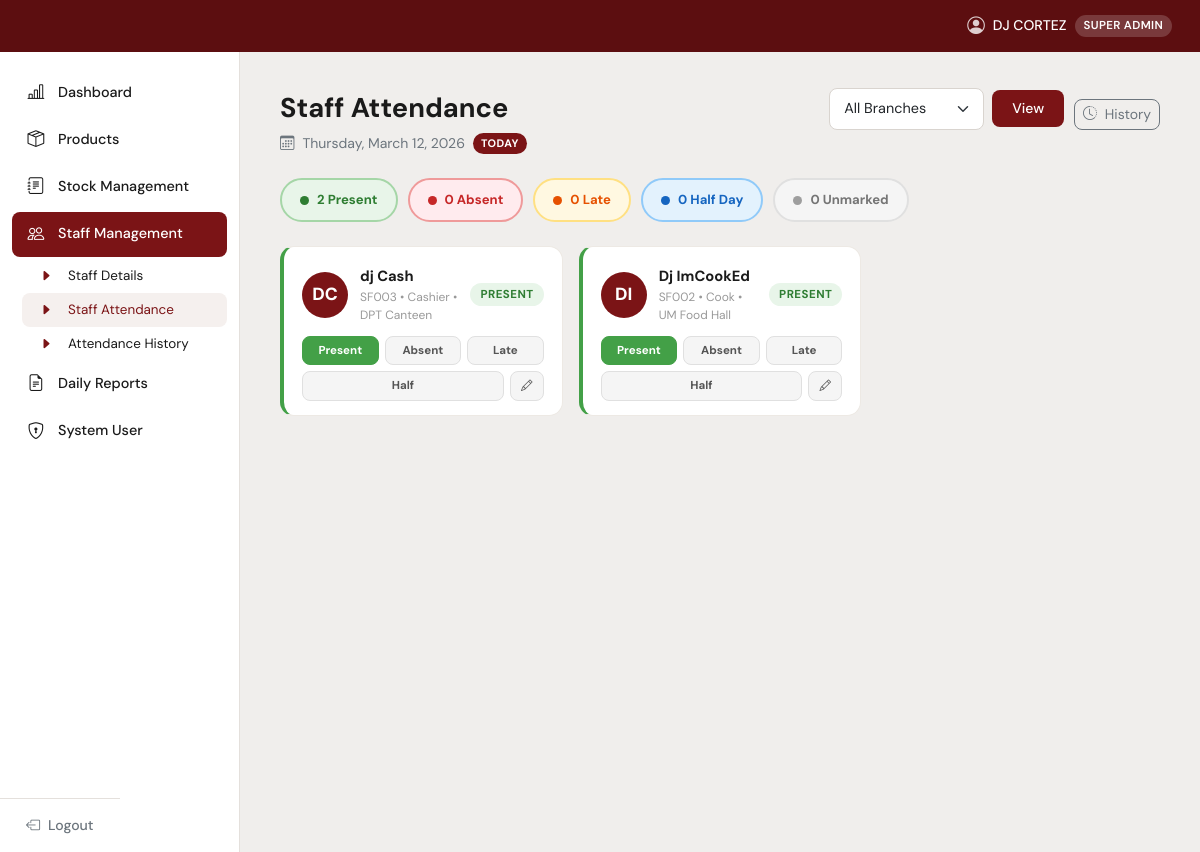
The page /staff_attendance.php (signed in) on the database its author committed.
### tables this page shows
CREATE TABLE `staff` (
  `id` int(11) NOT NULL,
  `staff_id` varchar(20) NOT NULL,
  `full_name` varchar(150) NOT NULL,
  `role` enum('Cashier','Manager','Cook','Helper') DEFAULT 'Cashier',
  `branch_id` int(11) DEFAULT NULL,
  `status` enum('Active','Inactive') DEFAULT 'Active',
  `email` varchar(150) DEFAULT NULL,
  `phone` varchar(20) DEFAULT NULL,
  `created_at` timestamp NOT NULL DEFAULT current_timestamp()
);

CREATE TABLE `branches` (
  `id` int(11) NOT NULL,
  `name` varchar(100) NOT NULL,
  `code` varchar(20) NOT NULL,
  `address` varchar(255) DEFAULT NULL
);

CREATE TABLE `attendance` (
  `id` int(11) NOT NULL,
  `staff_id` int(11) NOT NULL,
  `date` date NOT NULL,
  `time_in` time DEFAULT NULL,
  `time_out` time DEFAULT NULL,
  `status` enum('Present','Absent','Late','Half Day') DEFAULT 'Present',
  `notes` varchar(255) DEFAULT NULL,
  `recorded_by` int(11) DEFAULT NULL,
  `created_at` timestamp NOT NULL DEFAULT current_timestamp()
);

### includes/config.php (called while the page is built, shortened)
<?php
function userRole() {
    return $_SESSION['role'] ?? '';
}
function hasRole(string $min_role): bool {
    $levels = ['staff' => 1, 'admin' => 2, 'super_admin' => 3];
    $current = $levels[userRole()] ?? 0;
    $required = $levels[$min_role] ?? 99;
    return $current >= $required;
}
function sanitize($data) {
    return htmlspecialchars(strip_tags(trim($data)));
}
?>

### staff_attendance.php (the view, shortened to what this page needs)
<?php
require_once 'includes/config.php';
$db = getDB();
$db->query("SET time_zone = '+08:00'");
$db->query("CREATE TABLE IF NOT EXISTS attendance (
    id INT AUTO_INCREMENT PRIMARY KEY,
    staff_id INT NOT NULL,
    date DATE NOT NULL,
    time_in TIME, time_out TIME,
    status ENUM('Present','Absent','Late','Half Day') DEFAULT 'Present',
    notes VARCHAR(255), recorded_by INT,
    created_at TIMESTAMP DEFAULT CURRENT_TIMESTAMP,
    UNIQUE KEY unique_attendance (staff_id, date),
    FOREIGN KEY (staff_id) REFERENCES staff(id) ON DELETE CASCADE
)");
$today         = date('Y-m-d');
$date_view     = sanitize($_GET['date'] ?? $today);
$is_admin      = hasRole('admin') || hasRole('super_admin');
$my_staff = null;
if ($is_admin) {
    $where = "WHERE 1";
    $staff_list = $db->query("SELECT s.id, s.staff_id as sid, s.full_name, s.role as job_role,
        b.name as branch_name,
        a.status as att_status, a.time_in, a.time_out, a.notes
        FROM staff s
        LEFT JOIN branches b ON b.id=s.branch_id
        LEFT JOIN attendance a ON a.staff_id=s.id AND a.date='$date_view'
        $where ORDER BY s.full_name")->fetch_all(MYSQLI_ASSOC);
}
$count_present  = count(array_filter($staff_list, fn($s) => $s['att_status'] === 'Present'));
$count_absent   = count(array_filter($staff_list, fn($s) => $s['att_status'] === 'Absent'));
$count_late     = count(array_filter($staff_list, fn($s) => $s['att_status'] === 'Late'));
$count_half     = count(array_filter($staff_list, fn($s) => $s['att_status'] === 'Half Day'));
$count_unmarked = count($staff_list) - $count_present - $count_absent - $count_late - $count_half;
include 'includes/header.php';
?>
<div style="display:flex;align-items:flex-start;justify-content:space-between;flex-wrap:wrap;gap:16px;margin-bottom:24px;">
    <div>
        <div class="page-title">Staff Attendance</div>
        <div class="page-subtitle" style="display:flex;align-items:center;gap:8px;">
            <i class="bi bi-calendar3" style="font-size:.9rem;"></i>
            <?= date('l, F j, Y', strtotime($is_admin ? $date_view : $today)) ?>
            <?php if (($is_admin ? $date_view : $today) === $today): ?>
            <span style="background:var(--maroon);color:#fff;font-size:.68rem;font-weight:700;
                         padding:2px 8px;border-radius:20px;letter-spacing:.04em;">TODAY</span>
            <?php endif; ?>
        </div>
    </div>
    <?php if ($is_admin): ?>
    <div style="display:flex;gap:10px;align-items:flex-end;flex-wrap:wrap;">
        <form method="GET" style="display:flex;gap:8px;align-items:center;flex-wrap:wrap;">
            <select name="branch" class="form-select form-select-sm" style="width:155px;">
                <option value="">All Branches</option>
            </select>
            <button class="btn btn-maroon btn-sm">View</button>
        </form>
        <a href="attendance_history.php" class="btn btn-outline-secondary btn-sm" style="border-radius:8px;">
            <i class="bi bi-clock-history me-1"></i> History
        </a>
    </div>
    <?php else: ?>
    <a href="attendance_history.php" class="btn btn-outline-secondary btn-sm" style="border-radius:8px;">
        <i class="bi bi-clock-history me-1"></i> My History
    </a>
    <?php endif; ?>
</div>
<?php if (!$is_admin): ?>
<?php if (!$my_staff): ?>
<div class="c-card p-5 text-center text-muted">
    <i class="bi bi-person-x" style="font-size:2rem;display:block;margin-bottom:12px;"></i>
    No staff profile linked to your account. Please contact an admin.
</div>
<?php else:
    $s   = $staff_list[0] ?? null;
    $ast = $s['att_status'] ?? null;
    $has_in  = !empty($s['time_in']);
    $has_out = !empty($s['time_out']);
    $initials = substr(implode('', array_map(fn($w) => strtoupper($w[0]),
                array_filter(explode(' ', $my_staff['full_name'])))), 0, 2);
    $badge_cls = match($ast) {
        'Present'  => 'badge-present',
        'Absent'   => 'badge-absent',
        'Late'     => 'badge-late',
        'Half Day' => 'badge-half',
        default    => 'badge-none',
    };
?>
<div class="self-card">
    <div class="self-avatar"><?= htmlspecialchars($initials) ?></div>
    <div style="text-align:center;font-size:1.15rem;font-weight:700;margin-bottom:2px;">
        <?= htmlspecialchars($my_staff['full_name']) ?>
    </div>
    <div style="text-align:center;color:#999;font-size:.8rem;margin-bottom:20px;">
        <?= htmlspecialchars($my_staff['sid']) ?> &bull; <?= htmlspecialchars($my_staff['job_role']) ?>
    </div>
    <div class="self-time-display" id="liveClock">--:--:--</div>
    <div class="self-date"><?= date('l, F j, Y') ?></div>
    <div style="text-align:center;margin-bottom:20px;">
        <span class="att-badge <?= $badge_cls ?>" style="font-size:.82rem;padding:5px 16px;">
            <?= $ast ?: 'Not yet marked' ?>
        </span>
        <?php if ($has_in || $has_out): ?>
        <div style="display:flex;justify-content:center;gap:8px;margin-top:10px;flex-wrap:wrap;">
            <?php if ($has_in): ?>
            <span class="time-chip">
                <i class="bi bi-box-arrow-in-right"></i>
                Checked in: <?= date('h:i A', strtotime($s['time_in'])) ?>
            </span>
            <?php endif; ?>
            <?php if ($has_out): ?>
            <span class="time-chip">
                <i class="bi bi-box-arrow-right"></i>
                Checked out: <?= date('h:i A', strtotime($s['time_out'])) ?>
            </span>
            <?php endif; ?>
        </div>
        <?php endif; ?>
    </div>
    <div style="display:flex;flex-direction:column;gap:10px;">
        <form method="POST">
            <input type="hidden" name="action" value="self_checkin">
            <button type="submit" class="checkin-btn btn-in"
                    <?= $has_in ? 'disabled' : '' ?>>
                <i class="bi bi-box-arrow-in-right"></i>
                <?= $has_in ? 'Already Checked In (' . date('h:i A', strtotime($s['time_in'])) . ')' : 'Check In Now' ?>
            </button>
        </form>
        <form method="POST">
            <input type="hidden" name="action" value="self_checkout">
            <button type="submit" class="checkin-btn btn-out"
                    <?= (!$has_in || $has_out) ? 'disabled' : '' ?>>
                <i class="bi bi-box-arrow-right"></i>
                <?= $has_out ? 'Checked Out (' . date('h:i A', strtotime($s['time_out'])) . ')' : 'Check Out Now' ?>
            </button>
        </form>
    </div>
    <?php if ($s && $s['notes']): ?>
    <div style="margin-top:16px;padding:10px 14px;background:#FFF8E1;border-radius:8px;font-size:.82rem;color:#888;">
        <i class="bi bi-sticky me-1"></i> <?= htmlspecialchars($s['notes']) ?>
    </div>
    <?php endif; ?>
</div>
<script>
// Live clock
function tick() {
    const now = new Date();
    let hours = now.getHours();
    const ampm = hours >= 12 ? 'PM' : 'AM';
    // Convert 24-hour time to 12-hour time
    hours = hours % 12;
    hours = hours ? hours : 12; // the hour '0' should be '12'
    const h = String(hours).padStart(2,'0');
    const m = String(now.getMinutes()).padStart(2,'0');
    const s = String(now.getSeconds()).padStart(2,'0');
    // Display with AM/PM
    document.getElementById('liveClock').textContent = `${h}:${m}:${s} ${ampm}`;
}
tick(); setInterval(tick, 1000);
</script>
<?php endif; ?>
<?php else: ?>
<?php if (count($staff_list)): ?>
<div class="att-summary">
    <div class="att-sum-pill pill-present"><span class="dot dot-present"></span><?= $count_present ?> Present</div>
    <div class="att-sum-pill pill-absent"><span class="dot dot-absent"></span><?= $count_absent ?> Absent</div>
    <div class="att-sum-pill pill-late"><span class="dot dot-late"></span><?= $count_late ?> Late</div>
    <div class="att-sum-pill pill-half"><span class="dot dot-half"></span><?= $count_half ?> Half Day</div>
    <div class="att-sum-pill pill-unmarked"><span class="dot dot-unmarked"></span><?= $count_unmarked ?> Unmarked</div>
</div>
<?php endif; ?>
<?php if (empty($staff_list)): ?>
<div class="c-card p-5 text-center text-muted">No staff found.</div>
<?php else: ?>
<div class="att-grid">
    <?php foreach ($staff_list as $s):
        $ast = $s['att_status'] ?? '';
        $initials = substr(implode('', array_map(fn($w) => strtoupper($w[0]),
                    array_filter(explode(' ', $s['full_name'])))), 0, 2);
        $card_cls  = match($ast) { 'Present'=>'is-present','Absent'=>'is-absent','Late'=>'is-late','Half Day'=>'is-half',default=>'is-none' };
        $badge_cls = match($ast) { 'Present'=>'badge-present','Absent'=>'badge-absent','Late'=>'badge-late','Half Day'=>'badge-half',default=>'badge-none' };
    ?>
    <div class="att-card <?= $card_cls ?>" id="card-<?= $s['id'] ?>">
        <div style="display:flex;align-items:center;gap:12px;margin-bottom:10px;">
            <div class="att-avatar"><?= htmlspecialchars($initials) ?></div>
            <div style="flex:1;min-width:0;">
                <div style="font-weight:700;font-size:.92rem;white-space:nowrap;overflow:hidden;text-overflow:ellipsis;">
                    <?= htmlspecialchars($s['full_name']) ?>
                </div>
                <div style="font-size:.75rem;color:#999;margin-top:1px;">
                    <?= htmlspecialchars($s['sid']) ?> &bull; <?= htmlspecialchars($s['job_role']) ?>
                    <?= $s['branch_name'] ? ' &bull; ' . htmlspecialchars($s['branch_name']) : '' ?>
                </div>
            </div>
            <span class="att-badge <?= $badge_cls ?>"><?= $ast ?: 'Unmarked' ?></span>
        </div>
        <div class="quick-mark-row">
            <?php
            $cls_map = ['Present'=>'active-present','Absent'=>'active-absent','Late'=>'active-late','Half Day'=>'active-half'];
            foreach (['Present','Absent','Late','Half Day'] as $st):
                $act = ($ast === $st) ? $cls_map[$st] : '';
            ?>
            <button type="button" class="qm-btn <?= $act ?>"
                    onclick="quickMark(<?= $s['id'] ?>, '<?= $st ?>', '<?= $date_view ?>', this)">
                <?= $st === 'Half Day' ? 'Half' : $st ?>
            </button>
            <?php endforeach; ?>
            <button type="button" class="qm-btn" style="flex:0;min-width:34px;"
                    onclick='openDetail(<?= json_encode(["id"=>$s["id"],"name"=>$s["full_name"],"status"=>$ast?:"Present","time_in"=>$s["time_in"]??"","time_out"=>$s["time_out"]??"","notes"=>$s["notes"]??""]) ?>, "<?= $date_view ?>")'>
                <i class="bi bi-pencil"></i>
            </button>
        </div>
    </div>
    <?php endforeach; ?>
</div>
<?php endif; ?>
<?php endif; ?>
<?php include 'includes/footer.php'; ?>

### includes/header.php (style rules this page uses)
:root { --maroon: #7B1416; --maroon-dark: #5C0E10; --maroon-light: #A03030; --crimson: #C1375A; --bg-body: #F0EEEC; --sidebar-w: 240px; --header-h: 52px; --text-main: #1a1a1a; --text-muted: #6c757d; --card-bg: #FFFFFF; --border: #E4E0DC; --tbl-header: #EAE6E2; }
*, *::before, *::after { box-sizing: border-box; margin: 0; padding: 0; }
body { font-family: 'DM Sans', sans-serif; background: var(--bg-body); color: var(--text-main); min-height: 100vh; }
.page-title { font-size: 1.7rem; font-weight: 700; margin-bottom: 4px; }
.page-subtitle { color: var(--text-muted); font-size: .875rem; }
.btn-maroon { background: var(--maroon); color: #fff; border: none; border-radius: 8px; padding: 8px 20px; font-size: .875rem; font-weight: 500; transition: background .15s; }
.form-control, .form-select { border: 1.5px solid #D9D4CF; border-radius: 8px; padding: 9px 14px; font-size: .9rem; }

### staff_attendance.php (style rules this page uses)
.att-summary { display:flex; flex-wrap:wrap; gap:10px; margin-bottom:24px; }
.att-sum-pill { display:flex; align-items:center; gap:8px; padding:10px 18px; border-radius:40px; font-size:.82rem; font-weight:700; border:2px solid transparent; }
.pill-present { background:#E8F5E9; color:#2E7D32; border-color:#A5D6A7; }
.pill-absent { background:#FFEBEE; color:#C62828; border-color:#EF9A9A; }
.pill-late { background:#FFF8E1; color:#E65100; border-color:#FFE082; }
.pill-half { background:#E3F2FD; color:#1565C0; border-color:#90CAF9; }
.pill-unmarked { background:#F5F5F5; color:#757575; border-color:#E0E0E0; }
.att-sum-pill .dot { width:9px; height:9px; border-radius:50%; display:inline-block; }
.dot-present { background:#2E7D32; }
.dot-absent { background:#C62828; }
.dot-late { background:#E65100; }
.dot-half { background:#1565C0; }
.dot-unmarked { background:#9E9E9E; }
.att-grid { display:grid; grid-template-columns: repeat(auto-fill, minmax(270px, 1fr)); gap:16px; }
.att-card { background:#fff; border:1.5px solid #EDE9E4; border-radius:14px; padding:18px 18px 14px; transition:box-shadow .2s, border-color .2s; }
.att-card.is-present { border-left:4px solid #43A047; }
.att-avatar { width:46px; height:46px; border-radius:50%; flex-shrink:0; display:flex; align-items:center; justify-content:center; font-size:1.1rem; font-weight:800; color:#fff; background:var(--maroon); }
.att-badge { font-size:.72rem; font-weight:700; padding:3px 10px; border-radius:20px; text-transform:uppercase; letter-spacing:.04em; }
.badge-present { background:#E8F5E9; color:#2E7D32; }
.quick-mark-row { display:flex; gap:6px; flex-wrap:wrap; margin-top:12px; }
.qm-btn { flex:1; min-width:60px; padding:5px 4px; font-size:.72rem; font-weight:700; border:1.5px solid #E0E0E0; border-radius:8px; cursor:pointer; background:#F5F5F5; color:#555; transition:all .15s; text-align:center; }
.qm-btn.active-present { background:#43A047; color:#fff; border-color:#43A047; }

### rows shown on the page
staff: full_name "DC", full_name "dj Cash", staff "SF003", role "Cashier", branch.name "DPT Canteen", attendance.status "PRESENT", st "Present", st "Absent", st "Late"
staff: full_name "DI", full_name "Dj ImCookEd", staff "SF002", role "Cook", branch.name "UM Food Hall", attendance.status "PRESENT", st "Present", st "Absent", st "Late"

### other values the page prints
$_SESSION['full_name'] "DJ CORTEZ"
roleBadge($_role) "SUPER ADMIN"
$count_present "2"
$count_absent "0"
$count_late "0"
$count_half "0"
$count_unmarked "0"
